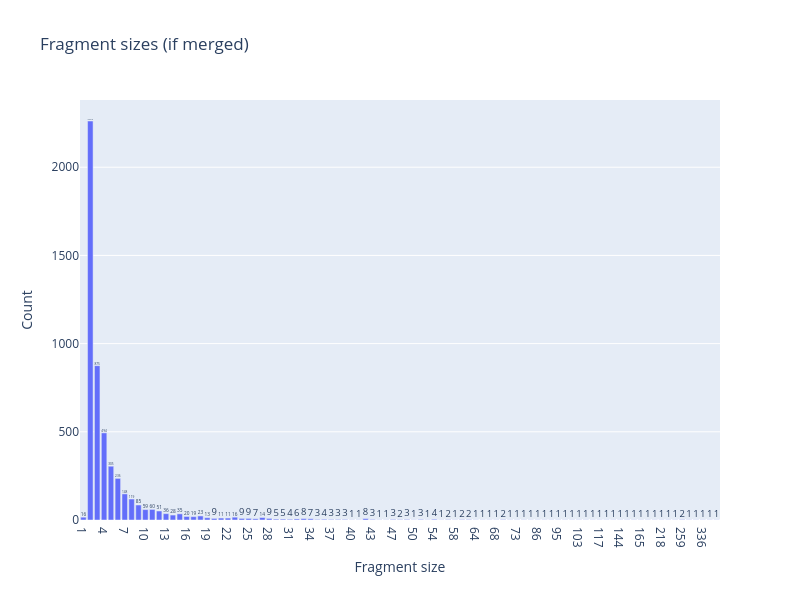

Notebook code for this chart:
### Markdown cell above
Fragments sizes (if merged)
---

### Code cell
merge_counts = [fragment.metadata["merge_count"] if "merge_count" in fragment.metadata else 1 for fragment in fragments]

counts = pd.Series(merge_counts).value_counts().sort_index()
fig = px.bar(
    counts, x=counts.index.astype(str), y=counts.values, title="Fragment sizes (if merged)", text=counts.values
)
fig.update_layout(xaxis_title="Fragment size", yaxis_title="Count", width=800, height=600)
fig.show()

### Figure 1 — Plotly figure (JSON) as saved in the notebook; plotly's stock layout.template omitted (floating-point values rounded to 4 significant figures)
{"data": [{"hovertemplate": "x=%{x}<br>y=%{y}<br>text=%{text}<extra></extra>", "legendgroup": "", "marker": {"color": "#636efa", "pattern": {"shape": ""}}, "name": "", "orientation": "v", "showlegend": false, "text": [16.0, 2262.0, 875.0, 494.0, 305.0, 236.0, 148.0, 119.0, 85.0, 59.0, 60.0, 51.0, 36.0, 28.0, 35.0, 20.0, 19.0, 23.0, 13.0, 9.0, 11.0, 11.0, 16.0, 9.0, 9.0, 7.0, 14.0, 9.0, 5.0, 5.0, 4.0, 6.0, 8.0, 7.0, 3.0, 4.0, 3.0, 3.0, 3.0, 1.0, 1.0, 8.0, 3.0, 1.0, 1.0, 3.0, 2.0, 3.0, 1.0, 3.0, 1.0, 4.0, 1.0, 2.0, 1.0, 2.0, 2.0, 1.0, 1.0, 1.0, 1.0, 2.0, 1.0, 1.0, 1.0, 1.0, 1.0, 1.0, 1.0, 1.0, 1.0, 1.0, 1.0, 1.0, 1.0, 1.0, 1.0, 1.0, 1.0, 1.0, 1.0, 1.0, 1.0, 1.0, 1.0, 1.0, 1.0, 2.0, 1.0, 1.0, 1.0, 1.0, 1.0], "textposition": "auto", "type": "bar", "x": ["1", "2", "3", "4", "5", "6", "7", "8", "9", "10", "11", "12", "13", "14", "15", "16", "17", "18", "19", "20", "21", "22", "23", "24", "25", "26", "27", "28", "29", "30", "31", "32", "33", "34", "35", "36", "37", "38", "39", "40", "41", "42", "43", "44", "45", "47", "48", "49", "50", "51", "52", "54", "55", "57", "58", "59", "62", "64", "66", "67", "68", "70", "72", "73", "80", "84", "86", "88", "91", "95", "99", "102", "103", "110", "116", "117", "124", "128", "144", "151", "156", "165", "175", "201", "218", "227", "252", "259", "268", "332", "336", "351", "439"], "xaxis": "x", "y": [16, 2262, 875, 494, 305, 236, 148, 119, 85, 59, 60, 51, 36, 28, 35, 20, 19, 23, 13, 9, 11, 11, 16, 9, 9, 7, 14, 9, 5, 5, 4, 6, 8, 7, 3, 4, 3, 3, 3, 1, 1, 8, 3, 1, 1, 3, 2, 3, 1, 3, 1, 4, 1, 2, 1, 2, 2, 1, 1, 1, 1, 2, 1, 1, 1, 1, 1, 1, 1, 1, 1, 1, 1, 1, 1, 1, 1, 1, 1, 1, 1, 1, 1, 1, 1, 1, 1, 2, 1, 1, 1, 1, 1], "yaxis": "y"}], "layout": {"barmode": "relative", "height": 600, "legend": {"tracegroupgap": 0}, "title": {"text": "Fragment sizes (if merged)"}, "width": 800, "xaxis": {"anchor": "y", "domain": [0, 1], "title": {"text": "Fragment size"}}, "yaxis": {"anchor": "x", "domain": [0, 1], "title": {"text": "Count"}}}}
